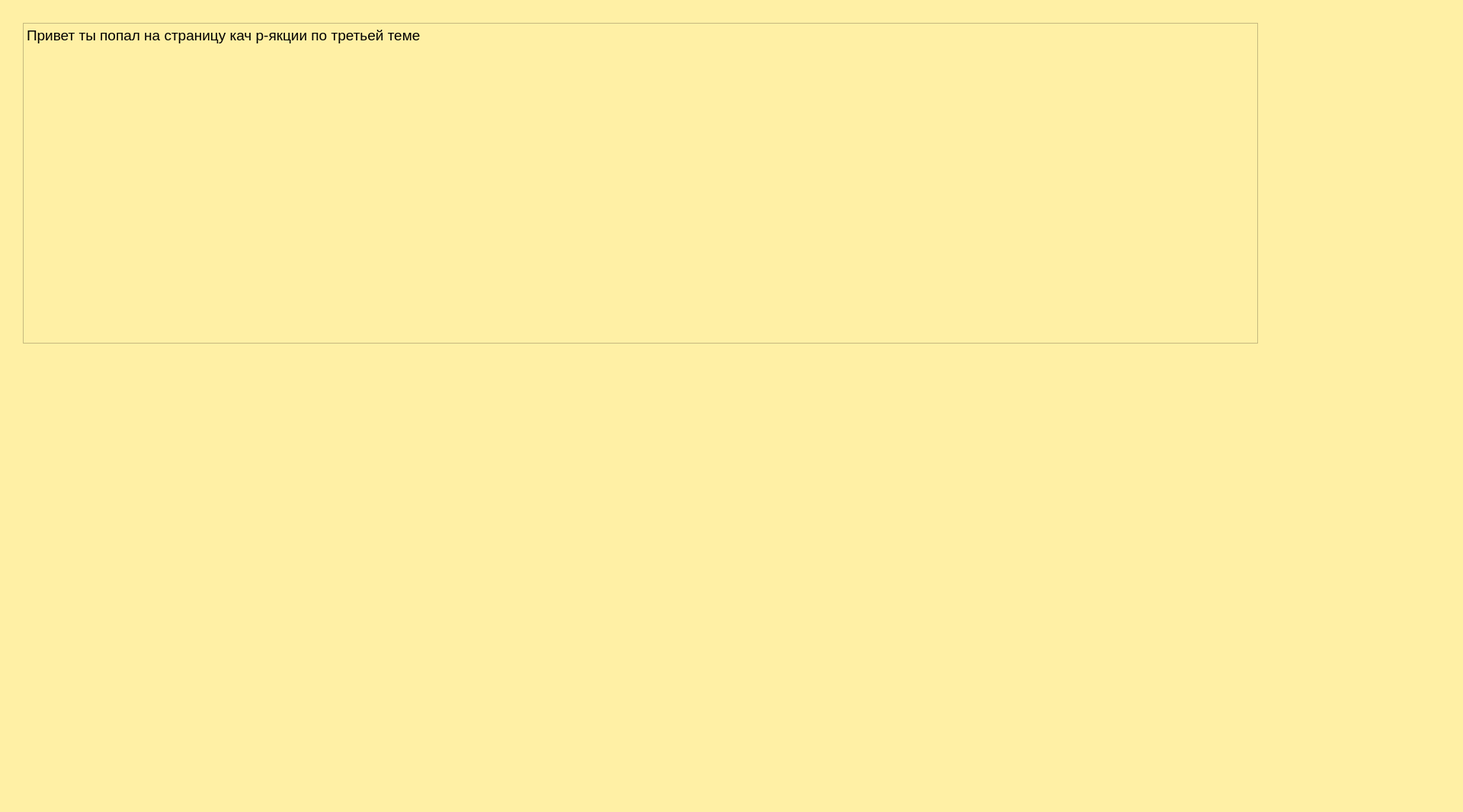
<?xml version="1.0" encoding="UTF-8"?>
<ui version="4.0">
 <class>Theme1</class>
 <widget class="QWidget" name="Theme1">
  <property name="geometry">
   <rect>
    <x>0</x>
    <y>0</y>
    <width>1920</width>
    <height>1066</height>
   </rect>
  </property>
  <property name="windowTitle">
   <string>Form</string>
  </property>
  <property name="styleSheet">
   <string notr="true">background-color: rgb(255, 240, 165);
color: rgb(255, 240, 165);</string>
  </property>
  <widget class="QTextBrowser" name="textBrowser">
   <property name="geometry">
    <rect>
     <x>30</x>
     <y>30</y>
     <width>1621</width>
     <height>421</height>
    </rect>
   </property>
   <property name="font">
    <font>
     <pointsize>12</pointsize>
    </font>
   </property>
   <property name="styleSheet">
    <string notr="true">color: rgb(255, 255, 255);
color: rgb(0, 0, 0);</string>
   </property>
   <property name="html">
    <string>&lt;!DOCTYPE HTML PUBLIC &quot;-//W3C//DTD HTML 4.0//EN&quot; &quot;http://www.w3.org/TR/REC-html40/strict.dtd&quot;&gt;
&lt;html&gt;&lt;head&gt;&lt;meta name=&quot;qrichtext&quot; content=&quot;1&quot; /&gt;&lt;style type=&quot;text/css&quot;&gt;
p, li { white-space: pre-wrap; }
&lt;/style&gt;&lt;/head&gt;&lt;body style=&quot; font-family:'MS Shell Dlg 2'; font-size:12pt; font-weight:400; font-style:normal;&quot;&gt;
&lt;p style=&quot; margin-top:0px; margin-bottom:0px; margin-left:0px; margin-right:0px; -qt-block-indent:0; text-indent:0px;&quot;&gt;&lt;span style=&quot; font-size:14pt;&quot;&gt;Привет ты попал на страницу кач р-якции по третьей теме &lt;/span&gt;&lt;/p&gt;&lt;/body&gt;&lt;/html&gt;</string>
   </property>
  </widget>
 </widget>
 <resources/>
 <connections/>
</ui>
